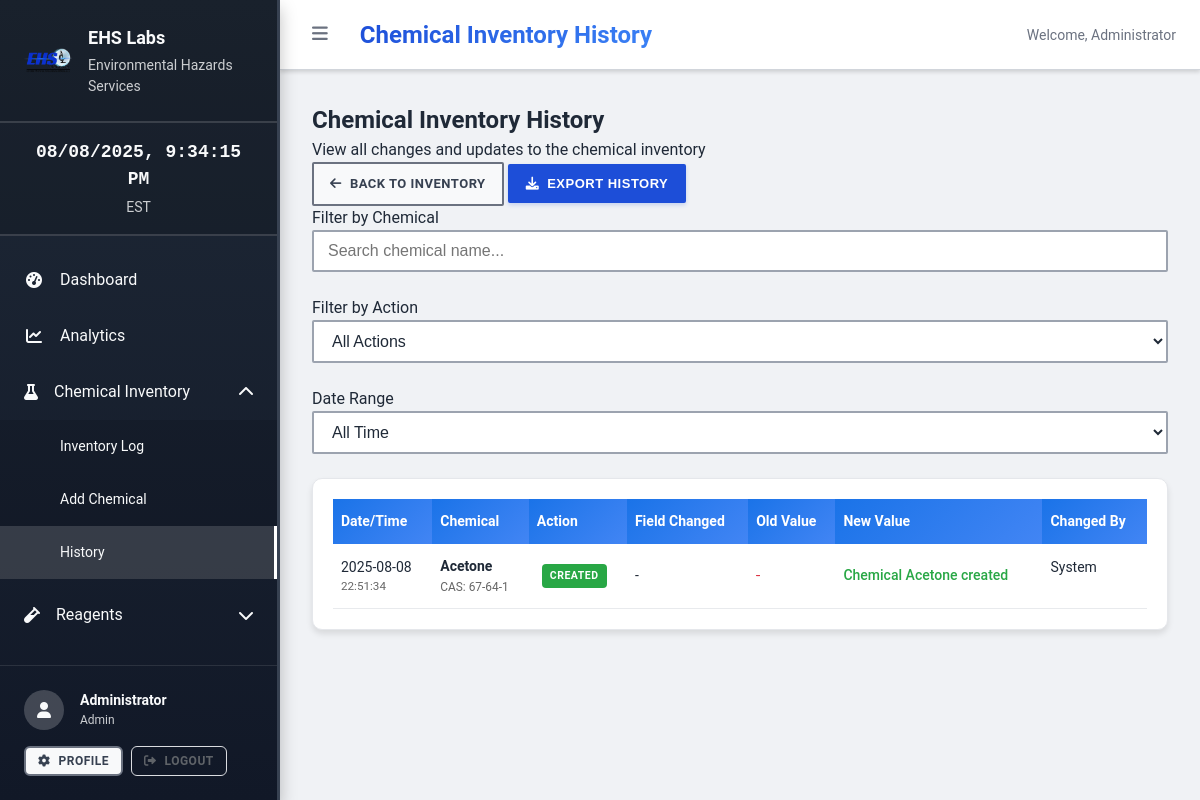
/chemical_inventory/history (signed in), run on the app's committed database.
### backend/models/user.py (models this page shows, shortened)
class User(Base):
    __tablename__ = "users"
    id = Column(Integer, primary_key=True, index=True)
    username = Column(String(50), unique=True, index=True, nullable=False)
    email = Column(String(255), unique=True, index=True, nullable=False)
    full_name = Column(String(255), nullable=False)
    hashed_password = Column(String(255), nullable=False)
    role = Column(Enum(UserRole), nullable=False, default=UserRole.USER)
    is_active = Column(Boolean, default=True)
    is_verified = Column(Boolean, default=False)
    created_at = Column(DateTime, server_default=func.now(), nullable=False)
    updated_at = Column(DateTime, server_default=func.now(), onupdate=func.now(), nullable=False)
    last_login = Column(DateTime, nullable=True)
    department = Column(String(100), nullable=True)
    phone = Column(String(20), nullable=True)
    extension = Column(String(10), nullable=True)
    profile_picture = Column(String(255), nullable=True)

### backend/models/chemical_inventory.py (models this page shows, shortened)
class ChemicalInventoryHistory(Base):
    __tablename__ = "chemical_inventory_history"
    id = Column(Integer, primary_key=True, index=True)
    chemical_id = Column(Integer, ForeignKey("chemical_inventory_log.id"), nullable=False)
    action = Column(String(50), nullable=False)  # created, updated, quantity_changed, disposed
    field_changed = Column(String(100), nullable=True)
    old_value = Column(Text, nullable=True)
    new_value = Column(Text, nullable=True)
    quantity_change = Column(Numeric(10, 3), nullable=True)  # Positive for additions, negative for usage
    remaining_quantity = Column(Numeric(10, 3), nullable=True)
    notes = Column(Text, nullable=True)
    reason = Column(String(255), nullable=True)
    changed_by = Column(Integer, ForeignKey("users.id"), nullable=False)
    changed_at = Column(DateTime, server_default=func.now(), nullable=False)
    chemical = relationship("ChemicalInventoryLog", back_populates="history_entries")
    user = relationship("User", foreign_keys=[changed_by])

class ChemicalInventoryLog(Base):
    __tablename__ = "chemical_inventory_log"
    id = Column(Integer, primary_key=True, index=True)
    chemical_name = Column(String(255), nullable=False, index=True)
    cas_number = Column(String(50), nullable=True, index=True)
    manufacturer = Column(String(255), nullable=True)
    catalog_number = Column(String(100), nullable=True)
    lot_number = Column(String(100), nullable=True)
    container_size = Column(String(50), nullable=True)  # e.g., "500ml", "1L", "100g"
    current_quantity = Column(Numeric(10, 3), nullable=False, default=0)
    unit = Column(String(20), nullable=False)  # ml, L, g, kg, etc.
    storage_location = Column(String(255), nullable=True)
    storage_temperature = Column(String(50), nullable=True)  # Room temp, 4°C, -20°C, etc.
    storage_conditions = Column(Text, nullable=True)
    hazard_class = Column(String(100), nullable=True)
    safety_notes = Column(Text, nullable=True)
    received_date = Column(DateTime, nullable=True)
    expiration_date = Column(DateTime, nullable=True)
    opened_date = Column(DateTime, nullable=True)
    is_active = Column(Boolean, default=True)
    is_hazardous = Column(Boolean, default=False)
    created_by = Column(Integer, ForeignKey("users.id"), nullable=False)
    created_at = Column(DateTime, server_default=func.now(), nullable=False)
    updated_at = Column(DateTime, server_default=func.now(), onupdate=func.now(), nullable=False)
    creator = relationship("User", foreign_keys=[created_by])
    history_entries = relationship("ChemicalInventoryHistory", back_populates="chemical")

### backend/routes/chemical_inventory.py (the view)
@router.get("/history", response_class=HTMLResponse)
async def chemical_history_page(
    request: Request,
    db: Session = Depends(get_db),
    current_user: User = Depends(require_permissions(["read"]))
):
    history = db.query(ChemicalInventoryHistory).join(
        ChemicalInventoryLog, ChemicalInventoryHistory.chemical_id == ChemicalInventoryLog.id
    ).order_by(ChemicalInventoryHistory.changed_at.desc()).limit(100).all()
    context = {
        "request": request,
        "title": "Chemical Inventory History - EHS Electronic Journal",
        "history": history,
        "current_user": current_user
    }
    return templates.TemplateResponse("chemical_inventory/history.html", context)

### frontend/templates/chemical_inventory/history.html (shortened to what this page needs)
{% extends "base.html" %}
{% block page_title %}Chemical Inventory History{% endblock %}
{% block extra_css %}
<link rel="stylesheet" href="{{ url_for('static', path='/css/tables.css') }}">
{% endblock %}
{% block content %}
<div class="page-header">
    <div class="page-header-content">
        <div class="page-info">
            <h2>Chemical Inventory History</h2>
            <p>View all changes and updates to the chemical inventory</p>
        </div>
        <div class="page-actions">
            <a href="/chemical_inventory/" class="btn btn-secondary">
                <i class="fas fa-arrow-left"></i> Back to Inventory
            </a>
            <button id="export-history-btn" class="btn btn-primary">
                <i class="fas fa-download"></i> Export History
            </button>
        </div>
    </div>
</div>
<div class="filters-section">
    <div class="row">
        <div class="col-md-4">
            <div class="form-group">
                <label for="chemical-filter">Filter by Chemical</label>
                <input type="text" id="chemical-filter" class="form-control" placeholder="Search chemical name...">
            </div>
        </div>
        <div class="col-md-4">
            <div class="form-group">
                <label for="action-filter">Filter by Action</label>
                <select id="action-filter" class="form-control">
                    <option value="">All Actions</option>
                </select>
            </div>
        </div>
        <div class="col-md-4">
            <div class="form-group">
                <label for="date-filter">Date Range</label>
                <select id="date-filter" class="form-control">
                    <option value="">All Time</option>
                </select>
            </div>
        </div>
    </div>
</div>
<div class="table-container">
    <table id="history-table" class="data-table">
        <thead>
            <tr>
                <th>Date/Time</th>
                <th>Chemical</th>
                <th>Action</th>
                <th>Field Changed</th>
                <th>Old Value</th>
                <th>New Value</th>
                <th>Changed By</th>
            </tr>
        </thead>
        <tbody>
            {% if history %}
                {% for entry in history %}
                <tr>
                    <td>
                        <div class="timestamp">
                            {{ entry.changed_at.strftime('%Y-%m-%d') }}
                            <small>{{ entry.changed_at.strftime('%H:%M:%S') }}</small>
                        </div>
                    </td>
                    <td>
                        <div class="chemical-info">
                            <strong>{{ entry.chemical.chemical_name if entry.chemical else 'Unknown' }}</strong>
                            {% if entry.chemical and entry.chemical.cas_number %}
                            <small>CAS: {{ entry.chemical.cas_number }}</small>
                            {% endif %}
                        </div>
                    </td>
                    <td>
                        <span class="badge badge-{% if entry.action == 'created' %}success{% elif entry.action == 'updated' %}info{% elif entry.action == 'quantity_changed' %}warning{% else %}secondary{% endif %}">
                            {{ entry.action.replace('_', ' ').title() }}
                        </span>
                    </td>
                    <td>{{ entry.field_name or '-' }}</td>
                    <td>
                        <span class="old-value">{{ entry.old_value or '-' }}</span>
                    </td>
                    <td>
                        <span class="new-value">{{ entry.new_value or '-' }}</span>
                    </td>
                    <td>
                        <div class="user-info">
                            {{ entry.changed_by_user.username if entry.changed_by_user else 'System' }}
                        </div>
                    </td>
                </tr>
                {% endfor %}
            {% endif %}
        </tbody>
    </table>
</div>
{% endblock %}

### frontend/templates/base.html (shortened to what this page needs)
<!DOCTYPE html>
<html lang="en">
<head>
    <link rel="stylesheet" href="/static/css/main.css">
    <link rel="stylesheet" href="/static/css/components.css">
    {% block extra_css %}{% endblock %}
    <link rel="stylesheet" href="https://cdnjs.cloudflare.com/ajax/libs/font-awesome/6.0.0/css/all.min.css">
</head>
<body>
    <div id="sidebar" class="sidebar">
        <div class="sidebar-header">
            <div class="logo-container">
                <img src="/static/images/ehs-logo.png" alt="EHS Labs" class="logo" onerror="this.style.display='none'">
                <div class="company-info">
                    <h3>EHS Labs</h3>
                    <p>Environmental Hazards Services</p>
                </div>
            </div>
        </div>
        <div class="clock-container">
            <div class="current-time" id="current-time">
            </div>
            <div class="timezone">EST</div>
        </div>
        <nav class="sidebar-nav">
            <ul>
                <li>
                    <a href="/dashboard" class="nav-link {% if request.url.path == '/dashboard' %}active{% endif %}">
                        <i class="fas fa-tachometer-alt"></i>
                        <span>Dashboard</span>
                    </a>
                </li>
                <li>
                    <a href="/analytics" class="nav-link {% if request.url.path == '/analytics' %}active{% endif %}">
                        <i class="fas fa-chart-line"></i>
                        <span>Analytics</span>
                    </a>
                </li>
                <li class="nav-section">
                    <div class="nav-section-header">
                        <i class="fas fa-flask"></i>
                        <span>Chemical Inventory</span>
                        <i class="fas fa-chevron-down toggle-icon"></i>
                    </div>
                    <ul class="nav-subsection">
                        <li><a href="/chemical_inventory/" class="nav-link">Inventory Log</a></li>
                        <li><a href="/chemical_inventory/add" class="nav-link">Add Chemical</a></li>
                        <li><a href="/chemical_inventory/history" class="nav-link">History</a></li>
                    </ul>
                </li>
                <li class="nav-section">
                    <div class="nav-section-header">
                        <i class="fas fa-vial"></i>
                        <span>Reagents</span>
                        <i class="fas fa-chevron-down toggle-icon"></i>
                    </div>
                </li>
                <li class="nav-section">
                    <div class="nav-section-header">
                    </div>
                </li>
            </ul>
        </nav>
        <div class="sidebar-footer">
            {% if current_user %}
            <div class="user-info">
                <div class="user-avatar">
                    <i class="fas fa-user"></i>
                </div>
                <div class="user-details">
                    <div class="user-name">{{ current_user.full_name }}</div>
                    <div class="user-role">{{ current_user.role.value.title() if current_user.role.value else current_user.role.title() }}</div>
                </div>
            </div>
            <div class="user-actions">
                <a href="/profile" class="btn btn-secondary btn-sm">
                    <i class="fas fa-cog"></i> Profile
                </a>
                <a href="/logout" class="btn btn-outline btn-sm">
                    <i class="fas fa-sign-out-alt"></i> Logout
                </a>
            </div>
            {% else %}
            <div class="auth-actions">
                <a href="/login" class="btn btn-primary">
                    <i class="fas fa-sign-in-alt"></i> Login
                </a>
            </div>
            {% endif %}
        </div>
    </div>
    <div id="main-content" class="main-content">
        <div class="top-bar">
            <div class="top-bar-left">
                <button id="sidebar-toggle" class="sidebar-toggle">
                    <i class="fas fa-bars"></i>
                </button>
                <h1 class="page-title">{% block page_title %}EHS Electronic Journal{% endblock %}</h1>
            </div>
            <div class="top-bar-right">
                {% if current_user %}
                <span class="welcome-text">Welcome, {{ current_user.full_name.split(' ')[0] }}</span>
                {% endif %}
            </div>
        </div>
        <div class="page-content">
            {% block content %}{% endblock %}
        </div>
    </div>
</body>
</html>

### frontend/static/css/components.css (style rules this page uses)
.btn { display: inline-flex; align-items: center; gap: var(--spacing-sm); padding: 10px 16px; border: 2px solid transparent; border-radius: 2px; font-size: 13px; font-weight: 700; text-decoration: none; cursor: pointer; transition: all 0.15s; white-space: nowrap; user-select: none; text-transform: uppercase; letter-spacing: 0.5px; }
.btn-primary { background: #1d4ed8; color: white; border-color: #1d4ed8; box-shadow: 0 2px 4px rgba(29, 78, 216, 0.2); }
.btn-secondary { background-color: #f8f9fa; color: #374151; border-color: #6b7280; }
.btn-outline { background: transparent; color: var(--sidebar-text); border-color: rgba(255, 255, 255, 0.4); }
.btn-sm { padding: var(--spacing-xs) var(--spacing-sm); font-size: var(--font-size-xs); }
.form-group { margin-bottom: var(--spacing-lg); }
.form-control { width: 100%; padding: 10px 14px; border: 2px solid #9ca3af; border-radius: 2px; font-size: var(--font-size-base); background-color: #ffffff; color: #1f2937; transition: all 0.15s; font-weight: 500; }
.table-container { overflow-x: auto; border-radius: 8px; border: 1px solid var(--border-light); }
.badge { display: inline-flex; align-items: center; padding: var(--spacing-xs) var(--spacing-sm); font-size: var(--font-size-xs); font-weight: 500; border-radius: 12px; white-space: nowrap; }
.badge-success { background-color: var(--success-color); color: var(--text-inverse); }

### frontend/static/css/tables.css (style rules this page uses)
.table-container { background: white; border-radius: 10px; padding: 20px; margin: 20px 0; box-shadow: 0 4px 6px rgba(0, 0, 0, 0.1); overflow-x: auto; }
.data-table { width: 100%; border-collapse: collapse; border-spacing: 0; font-size: 14px; }
.data-table thead th { background: linear-gradient(135deg, #1a73e8, #4285f4); color: white; font-weight: 600; padding: 12px 8px; text-align: left; border: none; position: sticky; top: 0; z-index: 10; }
.data-table tbody tr { border-bottom: 1px solid #e8eaed; transition: background-color 0.2s; }
.data-table td { padding: 12px 8px; vertical-align: middle; border: none; }
.badge { display: inline-block; padding: 4px 8px; font-size: 11px; font-weight: 600; text-transform: uppercase; border-radius: 12px; letter-spacing: 0.5px; margin-left: 5px; }
.badge-success { background-color: #34a853; color: white; }
.btn-sm { padding: 6px 12px; font-size: 12px; line-height: 1.2; border-radius: 6px; }
.btn-outline { background: transparent; border: 1px solid #dadce0; color: #5f6368; }
.chemical-info, .reagent-info { display: flex; flex-direction: column; gap: 2px; }
.chemical-info small, .reagent-info small { color: #5f6368; font-size: 11px; }

### frontend/templates/chemical_inventory/history.html (style rules this page uses)
.timestamp small { display: block; color: #666; }
.chemical-info small { display: block; color: #666; font-size: 0.85em; }
.old-value { color: #dc3545; text-decoration: line-through; }
.new-value { color: #28a745; font-weight: 500; }
.badge { padding: 4px 8px; border-radius: 4px; font-size: 0.75em; font-weight: 600; text-transform: uppercase; }
.badge-success { background-color: #28a745; color: white; }

### data on the page
User: full_name "Administrator", role.value "Admin"
ChemicalInventoryHistory: changed_at "2025-08-08", changed_at "22:51:34", chemical "Acetone", chemical.cas_number "67-64-1", action.replace "CREATED", field_name "-", old_value "-", new_value "Chemical Acetone created", changed_by_user "System"
